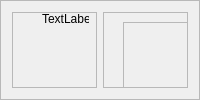
        <widget class="QFrame" name="frame_9">
         <property name="frameShape">
          <enum>QFrame::StyledPanel</enum>
         </property>
         <property name="frameShadow">
          <enum>QFrame::Raised</enum>
         </property>
         <layout class="QHBoxLayout" name="horizontalLayout_7">
          <item>
           <widget class="QFrame" name="frame_10">
            <property name="frameShape">
             <enum>QFrame::StyledPanel</enum>
            </property>
            <property name="frameShadow">
             <enum>QFrame::Raised</enum>
            </property>
            <widget class="QLabel" name="label_5">
             <property name="geometry">
              <rect>
               <x>30</x>
               <y>0</y>
               <width>47</width>
               <height>13</height>
              </rect>
             </property>
             <property name="text">
              <string>TextLabel</string>
             </property>
            </widget>
           </widget>
          </item>
          <item>
           <widget class="QFrame" name="frame_11">
            <property name="frameShape">
             <enum>QFrame::StyledPanel</enum>
            </property>
            <property name="frameShadow">
             <enum>QFrame::Raised</enum>
            </property>
            <widget class="QFrame" name="size_grid">
             <property name="geometry">
              <rect>
               <x>20</x>
               <y>10</y>
               <width>120</width>
               <height>80</height>
              </rect>
             </property>
             <property name="frameShape">
              <enum>QFrame::StyledPanel</enum>
             </property>
             <property name="frameShadow">
              <enum>QFrame::Raised</enum>
             </property>
            </widget>
           </widget>
          </item>
         </layout>
        </widget>
